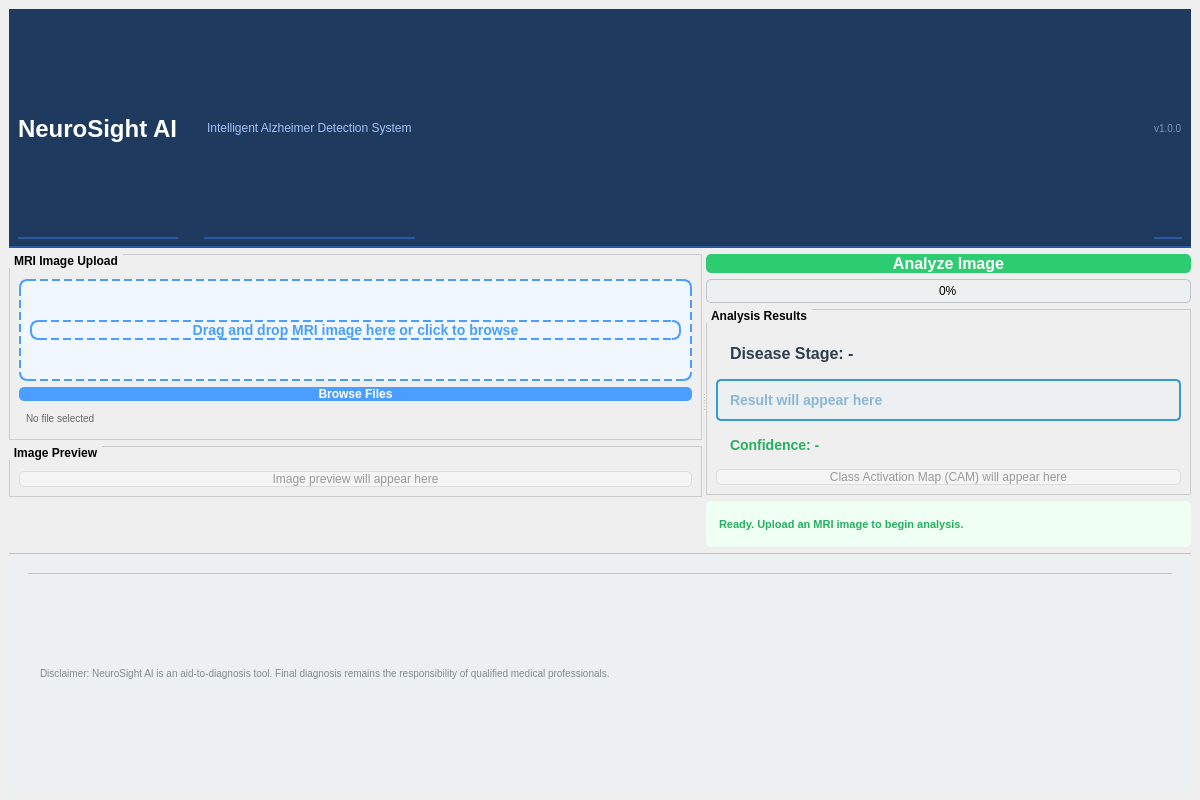
<?xml version="1.0" encoding="UTF-8"?>
<ui version="4.0">
 <class>MainWindow</class>
 <widget class="QMainWindow" name="MainWindow">
  <property name="geometry">
   <rect>
    <x>0</x>
    <y>0</y>
    <width>1200</width>
    <height>800</height>
   </rect>
  </property>
  <property name="windowTitle">
   <string>NeuroSight AI - Alzheimer Detection</string>
  </property>
  <widget class="QWidget" name="centralwidget">
   <layout class="QVBoxLayout" name="mainLayout">
    <!-- Header Section -->
    <item>
     <widget class="QFrame" name="headerFrame">
      <property name="styleSheet">
       <string>QFrame { background-color: #1e3a5f; border-bottom: 2px solid #2c5aa0; }</string>
      </property>
      <layout class="QHBoxLayout" name="headerLayout">
       <item>
        <widget class="QLabel" name="titleLabel">
         <property name="text">
          <string>NeuroSight AI</string>
         </property>
         <property name="styleSheet">
          <string>QLabel { color: white; font-size: 24px; font-weight: bold; }</string>
         </property>
        </widget>
       </item>
       <item>
        <widget class="QLabel" name="subtitleLabel">
         <property name="text">
          <string>Intelligent Alzheimer Detection System</string>
         </property>
         <property name="styleSheet">
          <string>QLabel { color: #a0c4f7; font-size: 12px; margin-left: 20px; }</string>
         </property>
        </widget>
       </item>
       <item>
        <spacer name="headerSpacer">
         <property name="orientation">
          <enum>Qt::Horizontal</enum>
         </property>
         <property name="sizeHint" stdset="0">
          <size>
           <width>40</width>
           <height>20</height>
          </size>
         </property>
        </spacer>
       </item>
       <item>
        <widget class="QLabel" name="versionLabel">
         <property name="text">
          <string>v1.0.0</string>
         </property>
         <property name="styleSheet">
          <string>QLabel { color: #7a98b3; font-size: 10px; }</string>
         </property>
        </widget>
       </item>
      </layout>
     </widget>
    </item>
    
    <!-- Main Content Area -->
    <item>
     <widget class="QSplitter" name="mainSplitter">
      <property name="orientation">
       <enum>Qt::Horizontal</enum>
      </property>
      
      <!-- Left Panel: Upload & Image -->
      <widget class="QWidget" name="leftPanel">
       <layout class="QVBoxLayout" name="leftPanelLayout">
        
        <!-- Upload Group -->
        <item>
         <widget class="QGroupBox" name="uploadGroup">
          <property name="title">
           <string>MRI Image Upload</string>
          </property>
          <property name="styleSheet">
           <string>QGroupBox { font-weight: bold; padding-top: 15px; border: 1px solid #ccc; }
QGroupBox::title { subcontrol-origin: margin; subcontrol-position: top left; padding: 0 3px; }</string>
          </property>
          <layout class="QVBoxLayout" name="uploadLayout">
           
           <!-- Drag & Drop Area -->
           <item>
            <widget class="QFrame" name="dragDropFrame">
             <property name="minimumHeight">
              <number>150</number>
             </property>
             <property name="styleSheet">
              <string>QFrame { border: 2px dashed #4a9eff; background-color: #f0f7ff; border-radius: 8px; }</string>
             </property>
             <layout class="QVBoxLayout" name="dragDropLayout">
              <item>
               <spacer name="dragDropSpacer1">
                <property name="orientation">
                 <enum>Qt::Vertical</enum>
                </property>
                <property name="sizeHint" stdset="0">
                 <size>
                  <width>20</width>
                  <height>30</height>
                 </size>
                </property>
               </spacer>
              </item>
              <item>
               <widget class="QLabel" name="dragDropLabel">
                <property name="text">
                 <string>Drag and drop MRI image here or click to browse</string>
                </property>
                <property name="alignment">
                 <set>Qt::AlignCenter</set>
                </property>
                <property name="styleSheet">
                 <string>QLabel { color: #4a9eff; font-size: 14px; font-weight: bold; }</string>
                </property>
               </widget>
              </item>
              <item>
               <spacer name="dragDropSpacer2">
                <property name="orientation">
                 <enum>Qt::Vertical</enum>
                </property>
                <property name="sizeHint" stdset="0">
                 <size>
                  <width>20</width>
                  <height>30</height>
                 </size>
                </property>
               </spacer>
              </item>
             </layout>
            </widget>
           </item>
           
           <!-- Upload Button -->
           <item>
            <widget class="QPushButton" name="uploadButton">
             <property name="text">
              <string>Browse Files</string>
             </property>
             <property name="minimumHeight">
              <number>45</number>
             </property>
             <property name="styleSheet">
              <string>QPushButton { 
    background-color: #4a9eff; 
    color: white; 
    font-weight: bold; 
    border: none; 
    border-radius: 5px;
    font-size: 12px;
}
QPushButton:hover { background-color: #2e7fd9; }
QPushButton:pressed { background-color: #1e5fa8; }</string>
             </property>
            </widget>
           </item>
           
           <!-- File Path Display -->
           <item>
            <widget class="QLabel" name="imagePathLabel">
             <property name="text">
              <string>No file selected</string>
             </property>
             <property name="wordWrap">
              <bool>true</bool>
             </property>
             <property name="styleSheet">
              <string>QLabel { color: #666; font-size: 10px; padding: 5px; }</string>
             </property>
             <property name="minimumHeight">
              <number>25</number>
             </property>
            </widget>
           </item>
          </layout>
         </widget>
        </item>
        
        <!-- Image Preview -->
        <item>
         <widget class="QGroupBox" name="previewGroup">
          <property name="title">
           <string>Image Preview</string>
          </property>
          <property name="minimumHeight">
           <number>300</number>
          </property>
          <property name="styleSheet">
           <string>QGroupBox { font-weight: bold; padding-top: 15px; border: 1px solid #ccc; }
QGroupBox::title { subcontrol-origin: margin; subcontrol-position: top left; padding: 0 3px; }</string>
          </property>
          <layout class="QVBoxLayout" name="previewLayout">
           <item>
            <widget class="QLabel" name="imagePreviewLabel">
             <property name="text">
              <string>Image preview will appear here</string>
             </property>
             <property name="alignment">
              <set>Qt::AlignCenter</set>
             </property>
             <property name="minimumHeight">
              <number>280</number>
             </property>
             <property name="styleSheet">
              <string>QLabel { background-color: #f5f5f5; border: 1px solid #ddd; border-radius: 5px; color: #999; }</string>
             </property>
            </widget>
           </item>
          </layout>
         </widget>
        </item>
        
        <!-- Vertical Spacer -->
        <item>
         <spacer name="verticalSpacer">
          <property name="orientation">
           <enum>Qt::Vertical</enum>
          </property>
          <property name="sizeHint" stdset="0">
           <size>
            <width>20</width>
            <height>40</height>
           </size>
          </property>
         </spacer>
        </item>
       </layout>
      </widget>
      
      <!-- Right Panel: Results & Analysis -->
      <widget class="QWidget" name="rightPanel">
       <layout class="QVBoxLayout" name="rightPanelLayout">
        
        <!-- Analysis Button -->
        <item>
         <widget class="QPushButton" name="analyzeButton">
          <property name="text">
           <string>Analyze Image</string>
          </property>
          <property name="minimumHeight">
           <number>60</number>
          </property>
          <property name="styleSheet">
           <string>QPushButton { 
    background-color: #2ecc71; 
    color: white; 
    font-weight: bold; 
    font-size: 16px;
    border: none; 
    border-radius: 5px;
}
QPushButton:hover { background-color: #27ae60; }
QPushButton:pressed { background-color: #1e8449; }
QPushButton:disabled { background-color: #bdc3c7; color: #7f8c8d; }</string>
          </property>
         </widget>
        </item>
        
        <!-- Progress Bar -->
        <item>
         <widget class="QProgressBar" name="progressBar">
          <property name="value">
           <number>0</number>
          </property>
          <property name="styleSheet">
           <string>QProgressBar {
    border: 1px solid #bdc3c7;
    border-radius: 5px;
    text-align: center;
    background-color: #ecf0f1;
}
QProgressBar::chunk {
    background-color: #3498db;
    border-radius: 3px;
}</string>
          </property>
         </widget>
        </item>
        
        <!-- Results Container -->
        <item>
         <widget class="QGroupBox" name="resultsGroup">
          <property name="title">
           <string>Analysis Results</string>
          </property>
          <property name="styleSheet">
           <string>QGroupBox { font-weight: bold; padding-top: 15px; border: 1px solid #ccc; }
QGroupBox::title { subcontrol-origin: margin; subcontrol-position: top left; padding: 0 3px; }</string>
          </property>
          <layout class="QVBoxLayout" name="resultsLayout">
           
           <!-- Disease Stage Result -->
           <item>
            <widget class="QLabel" name="resultLabel">
             <property name="text">
              <string>Disease Stage: -</string>
             </property>
             <property name="styleSheet">
              <string>QLabel { font-size: 16px; font-weight: bold; color: #2c3e50; padding: 10px; }</string>
             </property>
             <property name="minimumHeight">
              <number>30</number>
             </property>
            </widget>
           </item>
           
           <!-- Disease Stage Display -->
           <item>
            <widget class="QLineEdit" name="diseaseStageLabel">
             <property name="readOnly">
              <bool>true</bool>
             </property>
             <property name="placeholderText">
              <string>Result will appear here</string>
             </property>
             <property name="styleSheet">
              <string>QLineEdit { 
    border: 2px solid #3498db; 
    border-radius: 5px; 
    padding: 10px; 
    background-color: #ecf0f1;
    font-size: 14px;
    font-weight: bold;
    color: #2980b9;
}</string>
             </property>
             <property name="minimumHeight">
              <number>40</number>
             </property>
            </widget>
           </item>
           
           <!-- Confidence Score -->
           <item>
            <widget class="QLabel" name="confidenceLabel">
             <property name="text">
              <string>Confidence: -</string>
             </property>
             <property name="styleSheet">
              <string>QLabel { font-size: 14px; color: #27ae60; padding: 10px; font-weight: bold; }</string>
             </property>
             <property name="minimumHeight">
              <number>25</number>
             </property>
            </widget>
           </item>
           
           <!-- Heatmap Display -->
           <item>
            <widget class="QLabel" name="heatmapLabel">
             <property name="text">
              <string>Class Activation Map (CAM) will appear here</string>
             </property>
             <property name="alignment">
              <set>Qt::AlignCenter</set>
             </property>
             <property name="minimumHeight">
              <number>250</number>
             </property>
             <property name="styleSheet">
              <string>QLabel { background-color: #f5f5f5; border: 1px solid #ddd; border-radius: 5px; color: #999; }</string>
             </property>
            </widget>
           </item>
          </layout>
         </widget>
        </item>
        
        <!-- Status Message -->
        <item>
         <widget class="QLabel" name="statusLabel">
          <property name="text">
           <string>Ready. Upload an MRI image to begin analysis.</string>
          </property>
          <property name="wordWrap">
           <bool>true</bool>
          </property>
          <property name="styleSheet">
           <string>QLabel { 
    color: #27ae60; 
    font-weight: bold; 
    font-size: 11px;
    padding: 10px;
    background-color: #f0fff4;
    border-radius: 5px;
}</string>
          </property>
          <property name="minimumHeight">
           <number>40</number>
          </property>
         </widget>
        </item>
        
       </layout>
      </widget>
     </widget>
    </item>
    
    <!-- Footer -->
    <item>
     <widget class="QFrame" name="footerFrame">
      <property name="styleSheet">
       <string>QFrame { background-color: #ecf0f1; border-top: 1px solid #bdc3c7; padding: 10px; }</string>
      </property>
      <layout class="QHBoxLayout" name="footerLayout">
       <item>
        <widget class="QLabel" name="footerLabel">
         <property name="text">
          <string>Disclaimer: NeuroSight AI is an aid-to-diagnosis tool. Final diagnosis remains the responsibility of qualified medical professionals.</string>
         </property>
         <property name="styleSheet">
          <string>QLabel { color: #7f8c8d; font-size: 10px; }</string>
         </property>
        </widget>
       </item>
      </layout>
     </widget>
    </item>
   </layout>
  </widget>
 </widget>
 <resources/>
 <connections/>
</ui>
